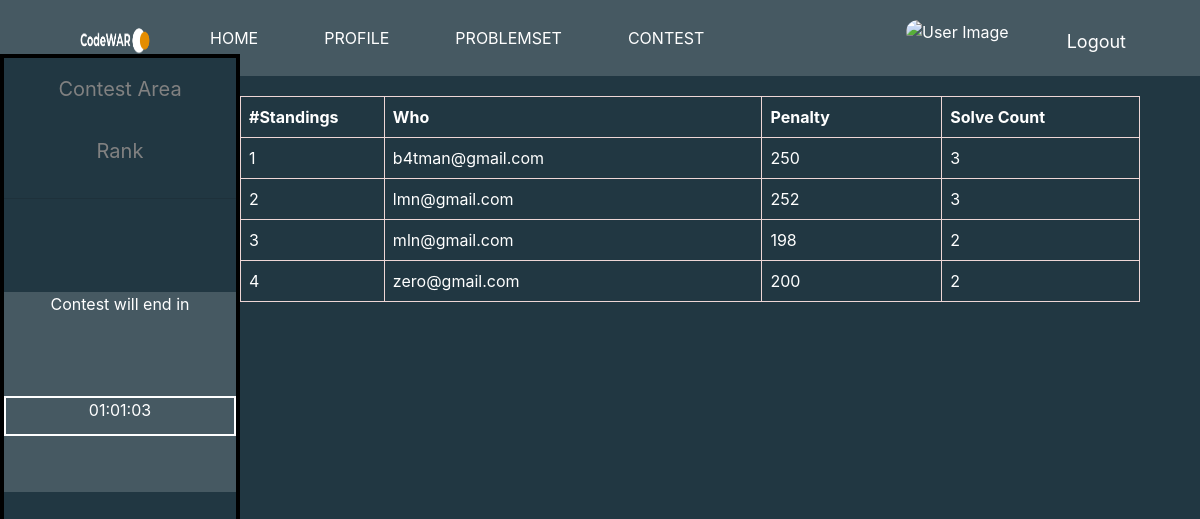
The app's page /war/war/contestrank.php?contestid=1 with its own data.
### tables this page shows
CREATE TABLE `contestrank` (
  `email` varchar(100) NOT NULL,
  `solveCount` int(11) NOT NULL,
  `penalty` int(11) NOT NULL,
  `contestid` int(11) NOT NULL,
  `rank` int(11) NOT NULL
);

### war/war/contestrank.php (the view, shortened to what this page needs)
<!DOCTYPE html>
<html lang="en">
<head>
    <link rel="stylesheet" href="https://cdn.jsdelivr.net/npm/bootstrap@4.0.0/dist/css/bootstrap.min.css">
    <link rel="stylesheet" href="https://cdnjs.cloudflare.com/ajax/libs/font-awesome/4.7.0/css/font-awesome.min.css">
    <link rel="stylesheet" href="https://cdn.jsdelivr.net/npm/bootstrap-icons@1.5.0/font/bootstrap-icons.css" />
</head>
<body style="background-color:#213742; color:#fff">
    <nav class="navbar navbar-expand-lg ">
        <a class="navbar-brand ml-5 mr-5" href=""><img src="img/logo.png" width="90" height="50"></a>
        <div class="collapse navbar-collapse" id="navbarSupportedContent">
            <ul class="navbar-nav mr-auto">
                <li class="nav-item ">
                    <a class="nav-link" href="index.php">HOME</a>
                </li>
                <li class="nav-item ">
                    <a class="nav-link" href="profile.php">PROFILE</a>
                </li>
                <li class="nav-item ">
                    <a class="nav-link" href="problemset.php">PROBLEMSET</a>
                </li>
                <li class="nav-item ">
                    <a class="nav-link" href="contest.php">CONTEST</a>
                </li>
            </ul>
            <ul class="navbar-nav">
				<li class="nav-item">
					<span class="nav-link ml-2"><?php if(isset($handle)) echo $handle; ?></span>
				</li>
				<li class="nav-item">
					<img style="border-radius: 20px; width: 50px; height: 50px;" src="img/<?php echo $image; ?>" alt="User Image">
				</li>
				<li class="nav-item">
					<form method="post" action="logout.php">
						<button id="logoutbt" type="submit" name="logout">Logout</button>
					</form>
				</li>
			</ul>
        </div>
    </nav>
    <div class="sidebar">
    <a style="text-align: center;" href="contestprobelmset.php?contestid=1">Contest Area</Area></a>
        <a style="text-align: center;" href="">Rank</a>
        <hr>
        <div style="margin-top:40%;background-color: #465962;height: 200px;width: 100%;">
            <label style="height: 50px; text-align: center;width: 100%; color:white;background-color: #465962 ;">Contest will end in</label>
            <div style="color: white; border:2px solid ; height: 40px; margin-top:20%; width: 100%; text-align: center;background-color:#465962;" id="timer">T:</div>
        </div>
    </div>
    <table class="contest-table">
        <thead>
            <tr>
            	<th>#Standings</th>
                <th>Who</th>
                <th>Penalty</th>
                <th>Solve Count</th>
            </tr>
        </thead>
        <tbody>
        <?php
        $servername = "localhost";
 			$username = "root";
			$password = "";
			$dbname = "codewar";
			$conn = new mysqli($servername, $username, $password, $dbname);
if (isset($_GET['contestid'])) {
    $sql = "SELECT * FROM contestrank ORDER BY solvecount DESC, penalty ASC";
     $result = $conn->query($sql);
     $k=0;
    if ($result->num_rows > 0) {
        while ($row = $result->fetch_assoc()) {
            			$k++;
                        echo '<tr>
                        <td>' . $k . '</td>
                        <td style="width: 42%;">
                            ' . $row['email'] . '</a>
                        </td>
                        <td style="width: 20%;">' . $row['penalty'] . '</td>
                        <td style="width: 22%;">' . $row['solveCount'] . '</td>
                      </tr>';
                    }
                }
            }
?>
        </tbody>
    </table>
</body>
</html>

### war/war/contestrank.php (style rules this page uses)
.navbar { background-color: #465962; }
.nav-link { color: #fff }
.navbar-nav>li { margin-right: 50px; }
.contest-table { width: 75%; border-collapse: collapse; margin-top: 20px; margin-left: 20%; background-color:transparent; }
.contest-table th, .contest-table td { border: 1px solid #eed6d6; padding: 8px; text-align: left; }
.contest-table th { background-color:transparent; }
#logoutbt { background-color: transparent; margin-top: 8%; border: 2px solid #465962; color: white; font-size: 18px; }
.sidebar { height: 100%; width: 240px; position: fixed; top: 0; left: 0; background-color:#213742; margin-top: 4.5%; border: 4px solid black; }
.sidebar a { padding: 16px; text-decoration: none; font-size: 20px; color: #818181; display: block; }

### records on screen
contestrank: email "b4tman@gmail.com", penalty "250", solveCount "3"
contestrank: email "lmn@gmail.com", penalty "252", solveCount "3"
contestrank: email "mln@gmail.com", penalty "198", solveCount "2"
contestrank: email "zero@gmail.com", penalty "200", solveCount "2"
